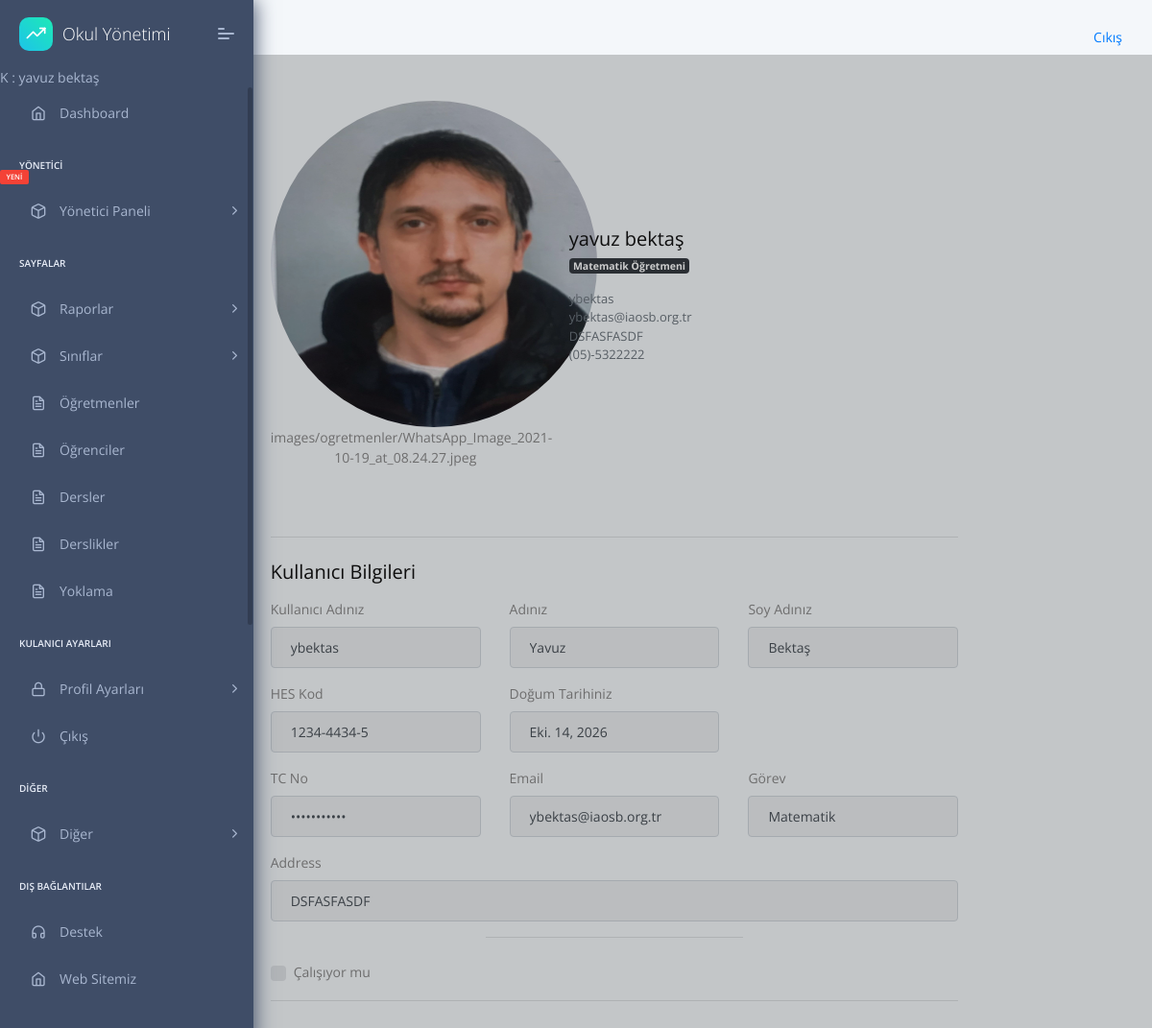
Screenshot of /view/5 (signed in) with the database file from the repository.
### apps/home/models.py (models this page shows, shortened)
class Profil(models.Model):
    user=models.OneToOneField(User,on_delete=models.CASCADE,related_name="user")
    TC=models.CharField(max_length=11,unique=True,validators=[validateEven],blank=True,null=True)# regex eklenecek, validasyon yapilacak
    image=models.ImageField(upload_to="images/ogretmenler/",blank=True,null=True,default='images/person.png')
    job=models.ForeignKey(JobsTable,on_delete=models.CASCADE,unique=False,blank=True,null=True)
    phone=models.CharField(validators=[validatePhone], max_length=17, blank=True,default="05",null=True,unique=False) # regex eklenecek, validasyon yapilacak
    adress=models.TextField(max_length=100,unique=False,blank=True,null=True)
    isWorking=models.BooleanField(default=True,unique=False,blank=True,null=True)
    HESCode=models.CharField(max_length=12,unique=True,validators=[validateHesCode],blank=True,null=True)
    birthdate=models.DateField(("Doğum Tarihiniz"), auto_now=False, auto_now_add=False,unique=False,blank=True,null=True)
    sexualChoice=(('Kız','Kız'),
              ('Erkek','Erkek'),
              ('Diger','Diğer'),
    )
    gender=CharField(max_length=10 ,choices=sexualChoice,unique=False,blank=True,null=True)

class JobsTable(models.Model):
    name=models.CharField(max_length=50,default="",)

### apps/home/views.py (the view)
# urls.py: path('view/<int:pk>', views.profilView, name='users-view'),
@login_required(login_url="/login/")
def profilView(request,pk=None):
    detail = Profil.objects.get(id=pk)
    context={
        'detail':detail,
        'media_url':settings.MEDIA_URL
        }
    return render(request, "home/profilView.html", context)

### apps/templates/home/profilView.html (shortened to what this page needs)
{% extends "layouts/base.html" %}
{% block content %}
<div class="container">
    <div class="row justify-content-center">
        <div class="col-12 col-lg-10 col-xl-8 mx-auto">
            <div class="my-4">
                <form method="POST">
                    <div class="row mt-5 align-items-center">
                        <div class="col-md-5 text-center mb-5">
                            <div class="avatar avatar-xl">
                                <img src="{{detail.image.url}}" alt="..." class="avatar-img rounded-circle" width="340" height="340"/>
                                {{detail.image}}
                            </div>
                        </div>
                        <div class="col">
                            <div class="row align-items-center">
                                <div class="col-md-7">
                                    <h4 class="mb-1">{{detail.user.first_name}} {{detail.user.last_name}}</h4>
                                    <p class="medium mb-3"><span class="badge badge-dark">{{detail.job.name}}</span></p>
                                </div>
                            </div>
                            <div class="row mb-4">
                                <div class="col">
                                    <p class="small mb-0 text-muted">{{detail.user.username}}</p>
                                    <p class="small mb-0 text-muted">{{detail.user.email}}</p>
                                    <p class="small mb-0 text-muted">{{detail.adress}}</p>
                                    <p class="small mb-0 text-muted">{{detail.phone}}</p>
                                </div>
                            </div>
                        </div>
                    </div>
                    <hr class="my-4" />
                    <div class="row">
                        <div class="col-md-12 order-md-1">
                          <h4 class="mb-3">Kullanıcı Bilgileri   </h4>
                          <form class="needs-validation" novalidate="" action="POST">
                            <div class="row">
                                <div class="col-md-4 mb-3">
                                    <label for="username">Kullanıcı Adınız</label>
                                    <div class="input-group">
                                      <input readonly type="text" class="form-control" id="username" placeholder="Username" required="" value={{detail.user.username}}>
                                    </div>
                                  </div>
                                <div class="col-md-4 mb-3">
                                <label for="firstName">Adınız</label>
                                <input readonly type="text" class="form-control" id="firstName" placeholder="" value="{{detail.user.first_name |capfirst}}" required="">
                              </div>
                              <div class="col-md-4 mb-3">
                                <label for="lastName">Soy Adınız</label>
                                <input  readonly type="text" class="form-control" id="lastName" placeholder="" value="{{detail.user.last_name|capfirst}}" required="">
                              </div>
                            </div>
                            <div class="row">
                              <div class="col-md-4 mb-3">
                                <label for="hescode">HES Kod</label>
                                <input readonly type="text" class="form-control" id="hescode" placeholder="____-____-_" value="{{detail.HESCode}}" required="">
                              </div>
                              <div class="col-md-4 mb-3">
                                <label readonly for="birthday">Doğum Tarihiniz</label>
                                <div class="input-group">
                                  <input readonly type="text" class="form-control" id="Test_DatetimeLocal" placeholder="Doğum Tarihiniz" required="" value="{{detail.birthdate}}">
                                </div>
                              </div>
                            </div>
                            <div class="row">
                                <div class="col-md-4 mb-3">
                                    <label for="TCnumber">TC No</label>
                                    <input readonly type="password" class="form-control" id="TCnumber" placeholder="___________" value="{{detail.TC}}" required="">
                                  </div>
                            <div class="col-md-4 mb-3">
                              <label for="email">Email </label>
                              <input readonly type="email" class="form-control" id="email" placeholder="you@example.com" value={{detail.user.email}}>
                            </div>
                            <div class="col-md-4  mb-3">
                              <label for="job">Görev</label>
                                <input readonly type="text" class="form-control" id="job" placeholder="" value={{detail.job.name}}>
                            </div>
                          </div>
                            <div class="mb-3">
                              <label for="address">Address</label>
                              <input readonly type="text" class="form-control" id="address" placeholder="1234 Main St" required="" value={{detail.adress}}>
                            </div>
                            <hr class="col-md-4 mb-4">
                            <div class="custom-control custom-checkbox">
                              <label class="custom-control-label" for="isWorking">Çalışıyor mu </label>
                            </div>
                            <hr class="mb-4">
                          </form>
                        </div>
                      </div>
                </form>
            </div>
        </div>
    </div>
    </div>
    {% endblock content %}

### apps/templates/layouts/base.html (shortened to what this page needs)
<!DOCTYPE html>
<html lang="tr">
<head>
    <link rel="stylesheet" href="/static/assets/fonts/fontawesome/css/fontawesome-all.min.css">
    <link rel="stylesheet" href="/static/assets/plugins/animation/css/animate.min.css">
    <link rel="stylesheet" href="/static/assets/css/style.css">
</head>
<body>
    {% include 'includes/navigation.html' %}
    {% include 'includes/sidebar.html' %}
    <div class="pcoded-main-container">
        <div class="pcoded-wrapper">
            {% block content %}{% endblock content %}
        </div>
    </div>
</body>
</html>

### apps/templates/includes/navigation.html
<nav class="navbar navbar-inverse">
  <div class="container-fluid">
    <div class="navbar-header">
      <a class="navbar-brand" href="#">WebSiteName</a>
    </div>
    <ul class="nav navbar-nav navbar-right ">
      <li><a href="{% url 'logout' %}"><span class="nav-link"></span> Cıkış</a></li>
    </ul>
  </div>
</nav>

### apps/templates/includes/sidebar.html (shortened to what this page needs)
     <nav class="pcoded-navbar">
        <div class="navbar-wrapper">
            <div class="navbar-brand header-logo">
                <a target="_blank"
                href="#"
                   class="b-brand">
                    <div class="b-bg">
                        <i class="feather icon-trending-up"></i>
                    </div>
                    <span class="b-title">Okul Yönetimi</span>
                </a>
                <a class="mobile-menu" id="mobile-collapse" href="javascript:"><span></span></a>
            </div>
            <div class="nav-item">
                <span>K :  {{user.first_name}} {{user.last_name}}</span>
            </div>
            <div class="navbar-content scroll-div">
                <ul class="nav pcoded-inner-navbar">
                    <li class="nav-item {% if 'index' in segment %} active {% endif %}">
                        <a href="/" class="nav-link "><span class="pcoded-micon"><i class="feather icon-home"></i></span><span class="pcoded-mtext">Dashboard</span></a>
                    </li>
                    {% if user.is_staff %}
                    <li class="nav-item pcoded-menu-caption">
                        <label>Yönetici<span class="pcoded-badge label label-danger">YENİ</span></label>
                    </li>
                    <li data-username="basic components Button Alert Badges breadcrumb Paggination progress Tooltip popovers Carousel Cards Collapse Tabs pills Modal Grid System Typography Extra Shadows Embeds" class="nav-item pcoded-hasmenu">
                        <a href="javascript:" class="nav-link "><span class="pcoded-micon"><i class="feather icon-box"></i></span><span class="pcoded-mtext">Yönetici Paneli</span></a>
                        </li>
                    {% endif %}
                    <li class="nav-item pcoded-menu-caption">
                        <label>Sayfalar</label>
                    </li>
                    <li data-username="basic components Button Alert Badges breadcrumb Paggination progress Tooltip popovers Carousel Cards Collapse Tabs pills Modal Grid System Typography Extra Shadows Embeds" class="nav-item pcoded-hasmenu">
                        <a href="javascript:" class="nav-link "><span class="pcoded-micon"><i class="feather icon-box"></i></span><span class="pcoded-mtext">Raporlar</span></a>
                        </li>
                        <li data-username="basic components Button Alert Badges breadcrumb Paggination progress Tooltip popovers Carousel Cards Collapse Tabs pills Modal Grid System Typography Extra Shadows Embeds" class="nav-item pcoded-hasmenu">
                        <a href="javascript:" class="nav-link"><span class="pcoded-micon"><i class="feather icon-box"></i></span><span class="pcoded-mtext">Sınıflar</span></a>
                    </li>
                    <li data-username="form elements advance componant validation masking wizard picker select"
                        class="nav-item {% if 'usr-ogretmenler' in segment %} active {% endif %}">
                        <a href="/usr-ogretmenler.html" class="nav-link "><span class="pcoded-micon"><i class="feather icon-file-text"></i></span><span class="pcoded-mtext">Öğretmenler</span></a>
                    </li>
                    <li data-username="form elements advance componant validation masking wizard picker select"
                        class="nav-item {% if 'usr-ogrenciler' in segment %} active {% endif %}">
                        <a href="/student/list" class="nav-link "><span class="pcoded-micon"><i class="feather icon-file-text"></i></span><span class="pcoded-mtext">Öğrenciler</span></a>
                    </li>
                    <li data-username="form elements advance componant validation masking wizard picker select"
                        class="nav-item {% if 'page-dersler' in segment %} active {% endif %}">
                        <a href="/page-dersler.html" class="nav-link "><span class="pcoded-micon"><i class="feather icon-file-text"></i></span><span class="pcoded-mtext">Dersler</span></a>
                    </li>
                    <li data-username="form elements advance componant validation masking wizard picker select"
                        class="nav-item {% if 'page-dersler' in segment %} active {% endif %}">
                        <a href="/page-blank.html" class="nav-link "><span class="pcoded-micon"><i class="feather icon-file-text"></i></span><span class="pcoded-mtext">Derslikler</span></a>
                    </li>
                    <li data-username="form elements advance componant validation masking wizard picker select"
                        class="nav-item {% if 'page-dersler' in segment %} active {% endif %}">
                        <a href="/page-blank.html" class="nav-link "><span class="pcoded-micon"><i class="feather icon-file-text"></i></span><span class="pcoded-mtext">Yoklama</span></a>
                    </li>
                    <li class="nav-item pcoded-menu-caption">
                        <label>Kulanıcı Ayarları</label>
                    </li>
                    <li data-username="Authentication Sign up Sign in reset password Change password Personal information profile settings map form subscribe" class="nav-item pcoded-hasmenu">
                        <a href="javascript:" class="nav-link "><span class="pcoded-micon"><i class="feather icon-lock"></i></span><span class="pcoded-mtext">Profil Ayarları</span></a>
                    </li>
                    <li data-username="Disabled Menu" class="nav-item">
                        <a href="{% url 'logout' %}" class="nav-link">
                            <span class="pcoded-micon"><i class="feather icon-power"></i></span><span class="pcoded-mtext">Çıkış</span>
                        </a>
                    </li>
                    <li class="nav-item pcoded-menu-caption">
                        <label>Diğer</label>
                    </li>
                    <li data-username="basic components Button Alert Badges breadcrumb Paggination progress Tooltip popovers Carousel Cards Collapse Tabs pills Modal Grid System Typography Extra Shadows Embeds" class="nav-item pcoded-hasmenu">
                        <a href="javascript:" class="nav-link "><span class="pcoded-micon"><i class="feather icon-box"></i></span><span class="pcoded-mtext">Diğer</span></a>
                        </li>
                    <li class="nav-item pcoded-menu-caption">
                        <label>Dış Bağlantılar</label>
                    </li>
                    <li data-username="Support Page" class="nav-item ">
                        <a target="_blank" href="http://www.iaosbnedimuysalatl.k12.tr/iletisim" class="nav-link">
                            <span class="pcoded-micon">
                                <i class="feather icon-headphones"></i>
                            </span>
                            <span class="pcoded-mtext">Destek</span>
                        </a>
                    </li>
                    <li data-username="Support Page" class="nav-item ">
                        <a target="_blank" href="http://www.iaosbnedimuysalatl.k12.tr" class="nav-link">
                            <span class="pcoded-micon">
                                <i class="feather icon-home"></i>
                            </span>
                            <span class="pcoded-mtext">Web Sitemiz</span>
                        </a>
                    </li>
                </ul>
            </div>
        </div>
    </nav>

### rows the page displays
Profil: image (picture), image "images/ogretmenler/WhatsApp_Image_2021-10-19_at_08.24.27.jpeg", user.first_name "yavuz", user.last_name "bektaş", job.name "Matematik Öğretmeni", user.username "ybektas", user.email "ybektas@iaosb.org.tr", adress "DSFASFASDF", phone "(05)-5322222", user.first_name "Yavuz", user.last_name "Bektaş", HESCode "1234-4434-5", birthdate "Eki. 14, 2026"

### other values shown
{{ user.first_name }} "yavuz"
{{ user.last_name }} "bektaş"
